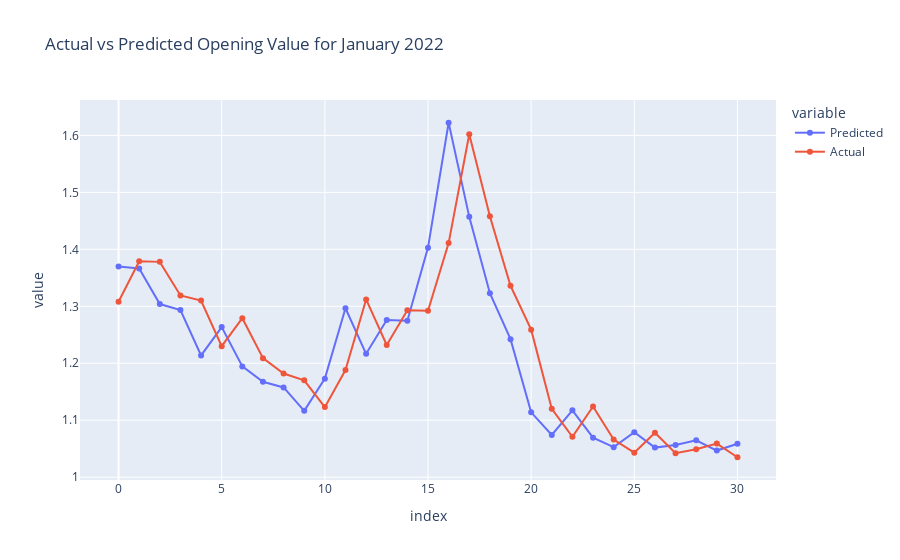

Notebook code for this chart:
### Code cell
compare = pd.DataFrame(zip([i[0] for i in jan_preds], [i[0] for i in y_true]),
               columns =['Predicted', 'Actual'])


fig = px.line(
    compare,
    x=compare.index,
    y=['Predicted', 'Actual'],
    title='Actual vs Predicted Opening Value for January 2022', markers='True'
)

fig.show()

### Figure 1 — Plotly figure (JSON) as saved in the notebook; plotly's stock layout.template omitted (floating-point values rounded to 4 significant figures)
{"data": [{"hovertemplate": "variable=Predicted<br>index=%{x}<br>value=%{y}<extra></extra>", "legendgroup": "Predicted", "line": {"color": "#636efa", "dash": "solid"}, "marker": {"symbol": "circle"}, "mode": "markers+lines", "name": "Predicted", "orientation": "v", "showlegend": true, "type": "scatter", "x": [0, 1, 2, 3, 4, 5, 6, 7, 8, 9, 10, 11, 12, 13, 14, 15, 16, 17, 18, 19, 20, 21, 22, 23, 24, 25, 26, 27, 28, 29, 30], "xaxis": "x", "y": [1.37, 1.366, 1.304, 1.293, 1.214, 1.263, 1.195, 1.168, 1.158, 1.116, 1.173, 1.297, 1.217, 1.276, 1.275, 1.403, 1.622, 1.457, 1.323, 1.242, 1.114, 1.074, 1.117, 1.069, 1.053, 1.079, 1.052, 1.056, 1.065, 1.047, 1.059], "yaxis": "y"}, {"hovertemplate": "variable=Actual<br>index=%{x}<br>value=%{y}<extra></extra>", "legendgroup": "Actual", "line": {"color": "#EF553B", "dash": "solid"}, "marker": {"symbol": "circle"}, "mode": "markers+lines", "name": "Actual", "orientation": "v", "showlegend": true, "type": "scatter", "x": [0, 1, 2, 3, 4, 5, 6, 7, 8, 9, 10, 11, 12, 13, 14, 15, 16, 17, 18, 19, 20, 21, 22, 23, 24, 25, 26, 27, 28, 29, 30], "xaxis": "x", "y": [1.308, 1.379, 1.378, 1.319, 1.31, 1.23, 1.279, 1.209, 1.182, 1.17, 1.123, 1.188, 1.312, 1.232, 1.293, 1.292, 1.411, 1.602, 1.458, 1.336, 1.259, 1.12, 1.071, 1.124, 1.066, 1.043, 1.078, 1.042, 1.049, 1.059, 1.035], "yaxis": "y"}], "layout": {"legend": {"title": {"text": "variable"}, "tracegroupgap": 0}, "title": {"text": "Actual vs Predicted Opening Value for January 2022"}, "xaxis": {"anchor": "y", "domain": [0, 1], "title": {"text": "index"}}, "yaxis": {"anchor": "x", "domain": [0, 1], "title": {"text": "value"}}}}
